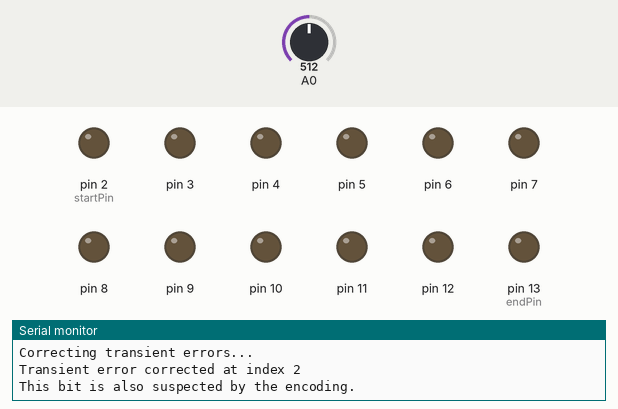
Bench run of a sketch on a simulated Arduino Uno, built with avr-gcc and run on an emulated ATmega328P. Parts: output pins drawn as LEDs (lit = HIGH), the last lines printed to the serial monitor. Inputs (shaded band) come from the test bench; at power-on: A0 = 512. Random numbers use the default seed unless the sketch sets one.

Above: at 0.1 s.
At 2.5 s:
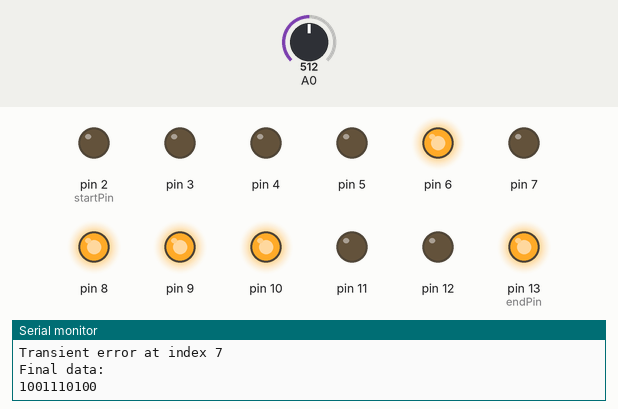
At 32.5 s:
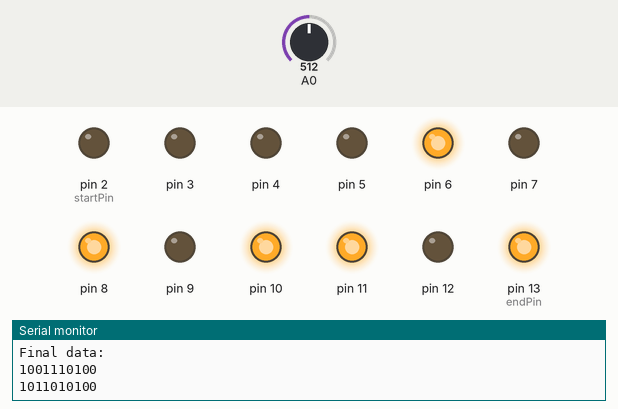
At 62.5 s:
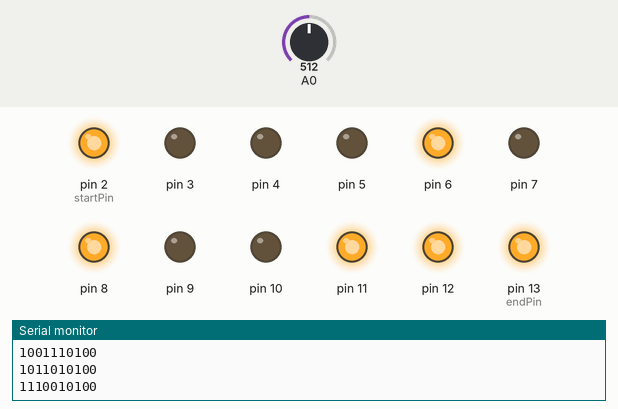
At 92.5 s:
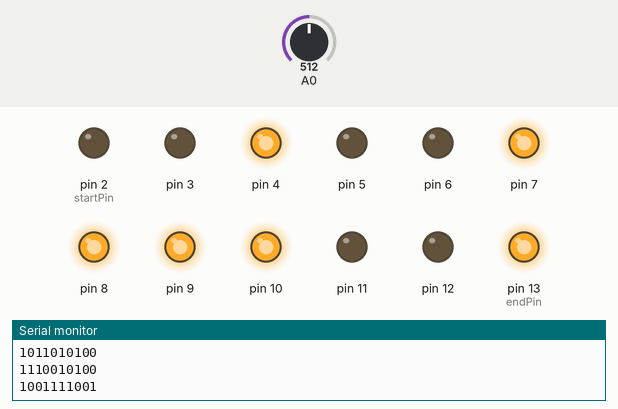
At 122.5 s:
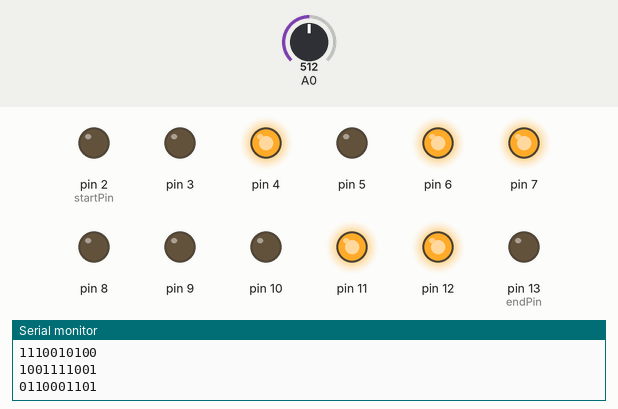
Timing chart, 0 to 124.0 s (numbered marks = the images above):
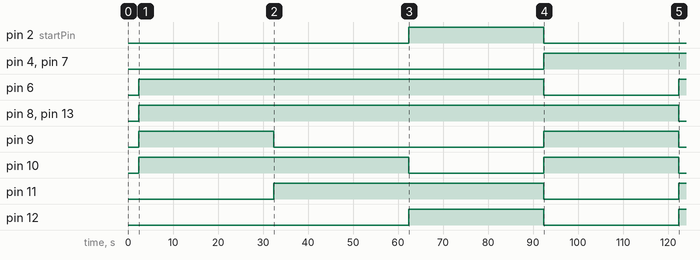

The sketch:

main.ino
```cpp
#include "lookup_tables.h"
#include <stdint.h>
const int startPin = 2;
const int endPin = 13;

// neg DC = 0,  pos DC = 1

struct Data66b {
  uint64_t lowBits = 0;
  uint8_t highBits = 0;
};

uint8_t rd = 0;
extern const uint16_t lookup_8B_10B[512];

void setup() {
    for (int pin = startPin; pin <= endPin; pin++) {
    pinMode(pin, OUTPUT);
  }
  Serial.begin(9600);
  randomSeed(analogRead(0));
}

void print10BitBinary(uint16_t value) {
  for (int i = 9; i >= 0; i--) {
    Serial.print((value >> i) & 0x1); // Print each bit from highest to lowest
  }
  Serial.println();
}

void print8BitBinary(uint16_t value) {
  for (int i = 7; i >= 0; i--) {
    Serial.print((value >> i) & 0x1); // Print each bit from highest to lowest
  }
  Serial.println();
}

void print64BitBinary(uint64_t value) {
  for (int i = 63; i >= 0; i--) {
    Serial.print((uint16_t)(value >> i) & 0x1); // Print each bit from highest to lowest
  }
  Serial.println();
}

uint16_t convert_8B_10B(uint8_t byte) {
  uint16_t table_in = rd;
  table_in <<= 8;
  table_in |= byte;
  uint16_t encoded = lookup_8B_10B[table_in];
  rd = (encoded >> 10) & 0x01;
  return encoded & 0x3FF;
}

uint16_t reverseLowest10Bits(uint16_t value) {
  uint16_t reversed = 0;
  for (int i = 0; i < 10; i++) {
    reversed |= ((value >> i) & 1) << (9 - i);
  }
  return reversed;
}

void injectError(uint16_t &data, bool &isTransient) {
  int bitPosition = random(0, 9);
  data ^= (1 << bitPosition);
  isTransient = random(0, 2);
  // Modified this part to play with the transient rate.
  // isTransient = false;
}

bool isFaulty(uint16_t value) {
    uint16_t data = extractDataFromHamming(value) & 0x3FF;
    int consecutiveZeros = 0, maxConsecutiveZeros = 0;
    int consecutiveOnes = 0, maxConsecutiveOnes = 0;
    int onesCount = 0, zerosCount = 0;
    int transitions0To1 = 0, transitions1To0 = 0;

    bool previousBit = (data >> 9) & 1;
    for (int i = 9; i >= 0; i--) {
        bool currentBit = (data >> i) & 1;

        if (currentBit == 0) {
            consecutiveZeros++;
            consecutiveOnes = 0;
        } else {
            consecutiveOnes++;
            consecutiveZeros = 0;
        }

        maxConsecutiveZeros = max(maxConsecutiveZeros, consecutiveZeros);
        maxConsecutiveOnes = max(maxConsecutiveOnes, consecutiveOnes);

        if (currentBit == 1) {
            onesCount++;
        } else {
            zerosCount++;
        }

        if (i < 9 && currentBit != previousBit) {
            if (previousBit == 0 && currentBit == 1) {
                transitions0To1++;
            } else if (previousBit == 1 && currentBit == 0) {
                transitions1To0++;
            }
        }

        previousBit = currentBit;
    }

    if (maxConsecutiveZeros > 4) return true;
    if (maxConsecutiveOnes > 5) return true;
    if (transitions0To1 > 5) return true;
    if (transitions1To0 > 5) return true;
    if (abs(onesCount - zerosCount) > 3) return true;


    // Added for error detection.
    bool foundInTable = false;
    for (int i = 0; i < 512; i++) {
        if ((lookup_8B_10B[i] & 0x3FF) == data) {
            foundInTable = true;
            break;
        }
    }
    if (!foundInTable) {
        return true;
    }
    return false;
}

uint16_t encodeHamming(uint16_t data) {
    uint16_t code = 0;

    code |= (data & 0b0000000001) << 2; // Bit 3
    code |= (data & 0b0000000010) << 3; // Bit 5
    code |= (data & 0b0000000100) << 3; // Bit 6
    code |= (data & 0b0000001000) << 3; // Bit 7
    code |= (data & 0b0000010000) << 4; // Bit 9
    code |= (data & 0b0000100000) << 4; // Bit 10
    code |= (data & 0b0001000000) << 4; // Bit 11
    code |= (data & 0b0010000000) << 4; // Bit 12
    code |= (data & 0b0100000000) << 4; // Bit 13
    code |= (data & 0b1000000000) << 4; // Bit 14

    // Calculate parity bits
    // Position 1 (bit 1)
    uint8_t p1 = ((code >> 2) & 1) ^ ((code >> 4) & 1) ^ ((code >> 6) & 1) ^ ((code >> 8) & 1) ^ ((code >> 10) & 1) ^ ((code >> 12) & 1) ^ ((code >> 14) & 1);
    code |= (p1 << 0);

    // Position 2 (bit 2)
    uint8_t p2 = ((code >> 1) & 1) ^ ((code >> 2) & 1) ^ ((code >> 5) & 1) ^ ((code >> 6) & 1) ^ ((code >> 9) & 1) ^ ((code >> 10) & 1) ^ ((code >> 13) & 1) ^ ((code >> 14) & 1);
    code |= (p2 << 1);

    // Position 4 (bit 4)
    uint8_t p4 = ((code >> 3) & 1) ^ ((code >> 4) & 1) ^ ((code >> 5) & 1) ^ ((code >> 6) & 1) ^ ((code >> 11) & 1) ^ ((code >> 12) & 1) ^ ((code >> 13) & 1) ^ ((code >> 14) & 1);
    code |= (p4 << 3);

    // Position 8 (bit 8)
    uint8_t p8 = ((code >> 7) & 1) ^ ((code >> 8) & 1) ^ ((code >> 9) & 1) ^ ((code >> 10) & 1) ^ ((code >> 11) & 1) ^ ((code >> 12) & 1) ^ ((code >> 13) & 1) ^ ((code >> 14) & 1);
    code |= (p8 << 7);

    // if ((extractDataFromHamming(code) & 0x3FF) != data) {
    //   Serial.println("Critical error");
    // }

    return code;
}

uint16_t decodeHamming(uint16_t code) {

    uint16_t hamming = code;

    uint8_t p1 = ((code >> 0) & 1) ^ ((code >> 2) & 1) ^ ((code >> 4) & 1) ^ ((code >> 6) & 1) ^ ((code >> 8) & 1) ^ ((code >> 10) & 1) ^ ((code >> 12) & 1) ^ ((code >> 14) & 1);
    uint8_t p2 = ((code >> 1) & 1) ^ ((code >> 2) & 1) ^ ((code >> 5) & 1) ^ ((code >> 6) & 1) ^ ((code >> 9) & 1) ^ ((code >> 10) & 1) ^ ((code >> 13) & 1) ^ ((code >> 14) & 1);
    uint8_t p4 = ((code >> 3) & 1) ^ ((code >> 4) & 1) ^ ((code >> 5) & 1) ^ ((code >> 6) & 1) ^ ((code >> 11) & 1) ^ ((code >> 12) & 1) ^ ((code >> 13) & 1) ^ ((code >> 14) & 1);
    uint8_t p8 = ((code >> 7) & 1) ^ ((code >> 8) & 1) ^ ((code >> 9) & 1) ^ ((code >> 10) & 1) ^ ((code >> 11) & 1) ^ ((code >> 12) & 1) ^ ((code >> 13) & 1) ^ ((code >> 14) & 1);

    uint16_t syndrome = (p1 << 0) | (p2 << 1) | (p4 << 2) | (p8 << 3);

    if (syndrome != 0) {
    int errorBit = syndrome - 1; // Calculate the position of the error (0-indexed)
    hamming ^= (1 << errorBit);
    Serial.print("Hamming: Error corrected at bit ");
    Serial.println(errorBit);
    }

    return hamming;
}


uint16_t extractDataFromHamming(uint16_t hammingCode) {

    uint16_t data = 0;
    // Data bits are at positions 3, 5, 6, 7, 9, 10, 11, 12, 13, 14
    data |= ((hammingCode >> 2) & 1) << 0; // Bit 3 -> Bit 0
    data |= ((hammingCode >> 4) & 1) << 1; // Bit 5 -> Bit 1
    data |= ((hammingCode >> 5) & 1) << 2; // Bit 6 -> Bit 2
    data |= ((hammingCode >> 6) & 1) << 3; // Bit 7 -> Bit 3
    data |= ((hammingCode >> 8) & 1) << 4; // Bit 9 -> Bit 4
    data |= ((hammingCode >> 9) & 1) << 5; // Bit 10 -> Bit 5
    data |= ((hammingCode >> 10) & 1) << 6; // Bit 11 -> Bit 6
    data |= ((hammingCode >> 11) & 1) << 7; // Bit 12 -> Bit 7
    data |= ((hammingCode >> 12) & 1) << 8; // Bit 13 -> Bit 8
    data |= ((hammingCode >> 13) & 1) << 9; // Bit 14 -> Bit 9

    return data;
}


void loop() {
  Data66b data_66b;

  for (int i = 0; i < 6; i++) {
    uint64_t analogValue = analogRead(A0 + i);
    for (int bitPos = 0; bitPos < 10; bitPos++) {
      int bitValue = (analogValue >> bitPos) & 1;
      int targetBitPos = i * 10 + bitPos;
      if (bitValue == 0x01) {
        data_66b.lowBits |= (uint64_t)((uint64_t)0x01 << targetBitPos);
      }
    }
  }

  uint8_t last_six_bits = analogRead(A0) & 0x3F;
  data_66b.lowBits |= last_six_bits << (60);
  data_66b.highBits = random(1, 3);

  uint16_t encodedValues[8];
  uint16_t originalValues[8];
  uint16_t originalHamming[8];
  uint16_t encodedHamming[8];
  bool transientErrors[8] = {0};
  bool suspectedFaults[8] = {0};
  bool guessedTransient[8] = {false};
  bool guessedPermenant[8] = {false};

  for (int i = 0; i < 8; i++) {
    uint8_t byte = (data_66b.lowBits >> (i * 8)) & 0xFF;
    uint16_t encoded = convert_8B_10B(byte);
    encoded = reverseLowest10Bits(encoded);
    // encodedValues[i] = encoded;
    originalValues[i] = encoded;
    originalHamming[i] = encodeHamming(encoded);
    encodedHamming[i] = encodeHamming(encoded);


    if (random(0, 10) < 9) {
      injectError(encodedHamming[i], transientErrors[i]);
    }

    suspectedFaults[i] = isFaulty(encodedHamming[i]);
  }

Serial.println("Correcting transient errors...");
for (int i = 0; i < 8; i++) {
  if (transientErrors[i]) {
    encodedHamming[i] = originalHamming[i];
    transientErrors[i] = false;
    Serial.print("Transient error corrected at index ");
    Serial.println(i);
    if (suspectedFaults[i]) {
      Serial.println("This bit is also suspected by the encoding.");
    }
  }
}


Serial.println("Current suspected values are:");
for (int i = 0; i < 8; i++) {
  if (suspectedFaults[i]) {
    Serial.print("Index ");
    Serial.println(i);
  }
}

delay(2000);

Serial.println("Analyzing faults with Hamming code...");
for (int i = 0; i < 8; i++) {
  if (suspectedFaults[i]) {
    uint16_t correctedHamming = decodeHamming(encodedHamming[i]);
    if (correctedHamming != encodedHamming[i]) {
      // Permanent fault detected and corrected
      uint16_t correctedRawData = 0;
      correctedRawData = extractDataFromHamming(correctedHamming);

    if (correctedRawData != originalValues[i]) {
        Serial.println("Decoding hammingi s not correct");
      }

      guessedPermenant[i] = true;
      Serial.print("Permanent fault detected at index ");
      Serial.println(i);
      // Serial.print(". Original value: ");
      // print10BitBinary(extractDataFromHamming(encodedHamming[i]));
      Serial.print("Corrected value: ");
      print10BitBinary(correctedRawData);
    } else {
      // Error was transient and fixed earlier
      guessedTransient[i] = true;
      Serial.print("Transient error at index ");
      Serial.println(i);
    }
  }
}


Serial.println("Final data:");

for (int i = 0; i < 8; i++) {
    print10BitBinary(originalValues[i]);
    for (int pin = startPin + 2; pin <= endPin; pin++) {
      int delta = pin - startPin - 2;
      if ((originalValues[i] >> delta) & 1) {
        digitalWrite(pin, HIGH);
      }
      else {
        digitalWrite(pin, LOW);
      }
  }
  digitalWrite(3, LOW);
  digitalWrite(2, LOW);
  if (guessedPermenant[i] == true) {
    digitalWrite(3, HIGH);
  }
  if (guessedTransient[i] == true) {
    digitalWrite(2, HIGH);
  }
  delay(30000);
}

  delay(300000);
}
```

Source omitted: lookup_tables.h (21541 bytes)

Measured:
- by itself, pin 2 (startPin): LOW → HIGH at 62.4 s, → LOW 30.0 s later
- by itself, pin 4, pin 7: LOW → HIGH at 92.4 s
- by itself, pin 6: LOW → HIGH at 2.4 s, → LOW 90.0 s later, → HIGH 30.0 s later
- by itself, pin 8, pin 13 (endPin): LOW → HIGH at 2.4 s, → LOW 120 s later
- by itself, pin 9: alternates HIGH for 30.0 s and LOW for 60.0 s
- by itself, pin 10: LOW → HIGH at 2.4 s, → LOW 60.0 s later, → HIGH 30.0 s later, → LOW 30.0 s later
- by itself, pin 11: LOW → HIGH at 32.4 s, → LOW 60.0 s later, → HIGH 30.0 s later
- by itself, pin 12: LOW → HIGH at 62.4 s, → LOW 30.0 s later, → HIGH 30.0 s later
